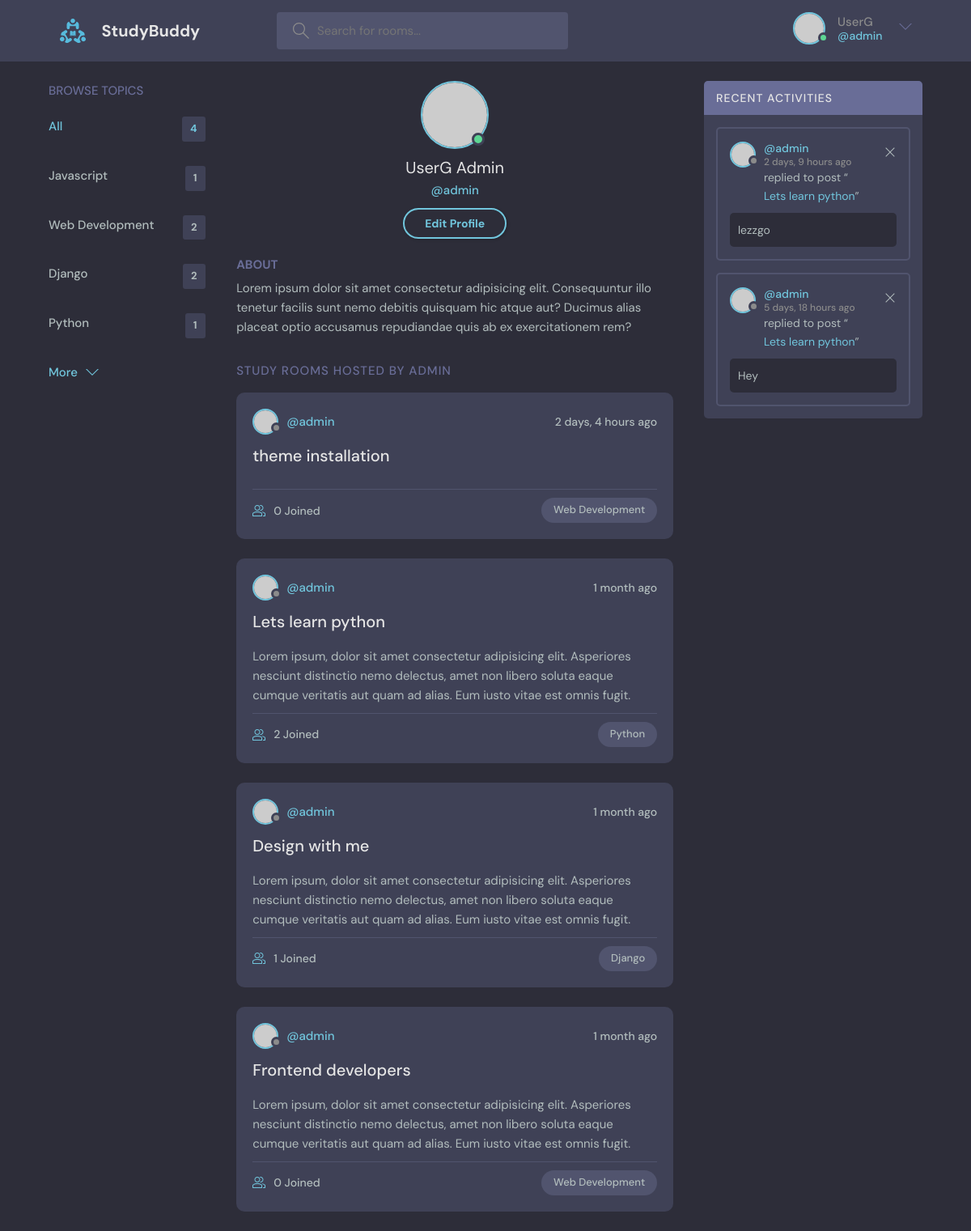
Page /user-profile/2/ (signed in) on the committed database.
### base/models.py (models this page shows, shortened)
class Topic(models.Model):
    name = models.CharField(max_length=200)

class Room(models.Model):
    host = models.ForeignKey(User, on_delete=models.SET_NULL, null=True)
    topic = models.ForeignKey(Topic, on_delete = models.SET_NULL, null=True)
    name = models.CharField(max_length=200)
    description = models.TextField(blank=True, null=True)
    participants = models.ManyToManyField(User, related_name='participants', blank=True)
    updated = models.DateTimeField(auto_now=True)
    created = models.DateTimeField(auto_now_add=True)
    class Meta:
        ordering = ['-updated', '-created']
    def __str__(self):
        return self.name

class Message(models.Model):
    user = models.ForeignKey(User, on_delete=models.CASCADE)
    room = models.ForeignKey(Room, on_delete=models.CASCADE)
    body = models.TextField()
    updated = models.DateTimeField(auto_now=True)
    created = models.DateTimeField(auto_now_add=True)
    class Meta:
        ordering = ['-updated', '-created']
    def __str__(self):
        return self.body[0:50]

### base/views.py (the view)
# urls.py: path('user-profile/<str:pk>/',views.userProfile, name="user-profile"),
def userProfile(request, pk):
    user = User.objects.get(id=pk)
    rooms = user.room_set.all()
    room_messages = user.message_set.all()
    topics = Topic.objects.all()
    context = {'user': user, 'rooms': rooms, 'room_messages': room_messages, 'topics': topics}
    return render(request, 'base/profile.html', context)

### base/templates/base/profile.html
{% extends 'main.html' %}
{% block content %}
  <main class="profile-page layout layout--3">
    <div class="container">
      {% include 'base/topic_component.html' %}
      <div class="roomList">
        <div class="profile">
          <div class="profile__avatar">
            <div class="avatar avatar--large active">
              <img src="https://randomuser.me/api/portraits/men/11.jpg" />
            </div>
          </div>
          <div class="profile__info">
            <h3>{{user.first_name}} {{user.last_name}}</h3>
            <p>@{{user.username}}</p>
            {% if request.user == user %}
            <a href="{% url 'update-user' %}" class="btn btn--main btn--pill">Edit Profile</a>
            {% endif %}
          </div>
          <div class="profile__about">
            <h3>About</h3>
            <p>
              Lorem ipsum dolor sit amet consectetur adipisicing elit. Consequuntur illo tenetur
              facilis sunt nemo debitis quisquam hic atque aut? Ducimus alias placeat optio
              accusamus repudiandae quis ab ex exercitationem rem?
            </p>
          </div>
        </div>
        <div class="roomList__header">
          <div>
            <h2>Study Rooms Hosted by {{user.username}}</a>
            </h2>
          </div>
        </div>
        {% include 'base/feed_component.html' %}
      </div>
      {% include 'base/activity_component.html' %}
    </div>
  </main>
{% endblock %}

### templates/navbar.html (shortened to what this page needs)
{% load static %}
<header class="header header--loggedIn">
    <div class="container">
      <a href="{% url 'home' %}" class="header__logo">
        <img src="{% static 'images/logo.svg' %}" />
        <h1>StudyBuddy</h1>
      </a>
      <form class="header__search" method="GET" action="{% url 'home' %}">
        <label>
          <input name="q" placeholder="Search for rooms..." />
        </label>
      </form>
      <nav class="header__menu">
        {% if request.user.is_authenticated %}
        <div class="header__user">
          <a href="{% url 'user-profile' request.user.id%}">
            <div class="avatar avatar--medium active">
              <img src="https://randomuser.me/api/portraits/men/37.jpg" />
            </div>
            <p>{{request.user.first_name}} <span>@{{request.user.username}}</span></p>
          </a>
          <button class="dropdown-button">
            <svg version="1.1" xmlns="http://www.w3.org/2000/svg" width="32" height="32" viewBox="0 0 32 32">
              <title>chevron-down</title>
              <path d="M16 21l-13-13h-3l16 16 16-16h-3l-13 13z"></path>
            </svg>
          </button>
        </div>
        {% else %}
        <a href="{% url 'login' %}">
          <img src="{% static 'images/avatar.svg' %}" />
          <p>Login</p>
        </a>
        {% endif %}
      </nav>
    </div>
  </header>

### base/templates/base/topic_component.html
<div class="topics">
    <div class="topics__header">
      <h2>Browse Topics</h2>
    </div>
    <ul class="topics__list">
      <li>
        <a href="{% url 'home' %}" class="active">All <span>{{topics.count}}</span></a>
      </li>
      {% for topic in topics %}
        <li>
            <a href="{% url 'home' %}?q={{topic.name}}">{{topic.name}}<span>{{topic.room_set.all.count}}</span></a>
        </li>
      {% endfor %}
    </ul>
    <a class="btn btn--link" href="topics.html">
      More
      <svg version="1.1" xmlns="http://www.w3.org/2000/svg" width="32" height="32" viewBox="0 0 32 32">
        <title>chevron-down</title>
        <path d="M16 21l-13-13h-3l16 16 16-16h-3l-13 13z"></path>
      </svg>
    </a>
  </div>

### base/templates/base/feed_component.html (shortened to what this page needs)
{% for room in rooms %}
<div class="roomListRoom">
    <div class="roomListRoom__header">
        <a href="{% url 'user-profile' room.host.id%}" class="roomListRoom__author">
        <div class="avatar avatar--small">
            <img src="https://randomuser.me/api/portraits/women/11.jpg" />
        </div>
        <span>@{{room.host.username}}</span>
        </a>
        <div class="roomListRoom__actions">
        <span>{{room.created|timesince}}  ago</span>
        </div>
    </div>
    <div class="roomListRoom__content">
        <a href="{% url 'room' room.id %}">{{room.name}}</a>
        <p>
        {{room.description}}
        </p>
    </div>
    <div class="roomListRoom__meta">
        <a href="{% url 'room' room.id %}" class="roomListRoom__joined">
        {{room.participants.all.count}} Joined
        </a>
        <p class="roomListRoom__topic">{{room.topic.name}}</p>
    </div>
</div>
{% endfor %}

### base/templates/base/activity_component.html
<div class="activities">
    <div class="activities__header">
      <h2>Recent Activities</h2>
    </div>
    {% for message in room_messages %}
    <div class="activities__box">
      <div class="activities__boxHeader roomListRoom__header">
        <a href="{% url 'user-profile' message.user.id %}" class="roomListRoom__author">
          <div class="avatar avatar--small">
            <img src="https://randomuser.me/api/portraits/women/11.jpg" />
          </div>
          <p>
            @{{message.user}}
            <span>{{message.created|timesince}} ago</span>
          </p>
        </a>
        {% if request.user == message.user %}
        <div class="roomListRoom__actions">
          <a href="{% url 'delete-message' message.id%}">
            <svg version="1.1" xmlns="http://www.w3.org/2000/svg" width="32" height="32" viewBox="0 0 32 32">
              <title>remove</title>
              <path
                d="M27.314 6.019l-1.333-1.333-9.98 9.981-9.981-9.981-1.333 1.333 9.981 9.981-9.981 9.98 1.333 1.333 9.981-9.98 9.98 9.98 1.333-1.333-9.98-9.98 9.98-9.981z"
              ></path>
            </svg>
          </a>
        </div>
        {% endif %}
      </div>
      <div class="activities__boxContent">
        <p>replied to post “<a href="{% url 'room' message.room.id %}">{{message.room}}</a>”</p>
        <div class="activities__boxRoomContent">
          {{message}}
        </div>
      </div>
    </div>
    {% endfor %}
</div>

### rows in the picture
Topic: name "Javascript", room_set.all.count "1"
Topic: name "Web Development", room_set.all.count "2"
Topic: name "Django", room_set.all.count "2"
Topic: name "Python", room_set.all.count "1"
Room: host.username "admin", created "2 days, 4 hours", name "theme installation", participants.all.count "0", topic.name "Web Development"
Room: host.username "admin", created "1 month", name "Lets learn python", description "Lorem ipsum, dolor sit amet consectetur adipisicing elit. Asperiores nesciunt distinctio nemo delectus, amet non libero soluta eaque cumque veritatis aut quam ad alias. Eum iusto vitae est omnis fugit.", participants.all.count "2", topic.name "Python"
Room: host.username "admin", created "1 month", name "Design with me", description "Lorem ipsum, dolor sit amet consectetur adipisicing elit. Asperiores nesciunt distinctio nemo delectus, amet non libero soluta eaque cumque veritatis aut quam ad alias. Eum iusto vitae est omnis fugit.", participants.all.count "1", topic.name "Django"
Room: host.username "admin", created "1 month", name "Frontend developers", description "Lorem ipsum, dolor sit amet consectetur adipisicing elit. Asperiores nesciunt distinctio nemo delectus, amet non libero soluta eaque cumque veritatis aut quam ad alias. Eum iusto vitae est omnis fugit.", participants.all.count "0", topic.name "Web Development"
Message: user "admin", created "2 days, 9 hours", room "Lets learn python", body "lezzgo"
Message: user "admin", created "5 days, 18 hours", room "Lets learn python", body "Hey"

### other values in the picture
{{ request.user.first_name }} "UserG"
{{ request.user.username }} "admin"
{{ topics.count }} "4"
{{ user.first_name }} "UserG"
{{ user.last_name }} "Admin"
{{ user.username }} "admin"
{{ user.username }} "ADMIN"
